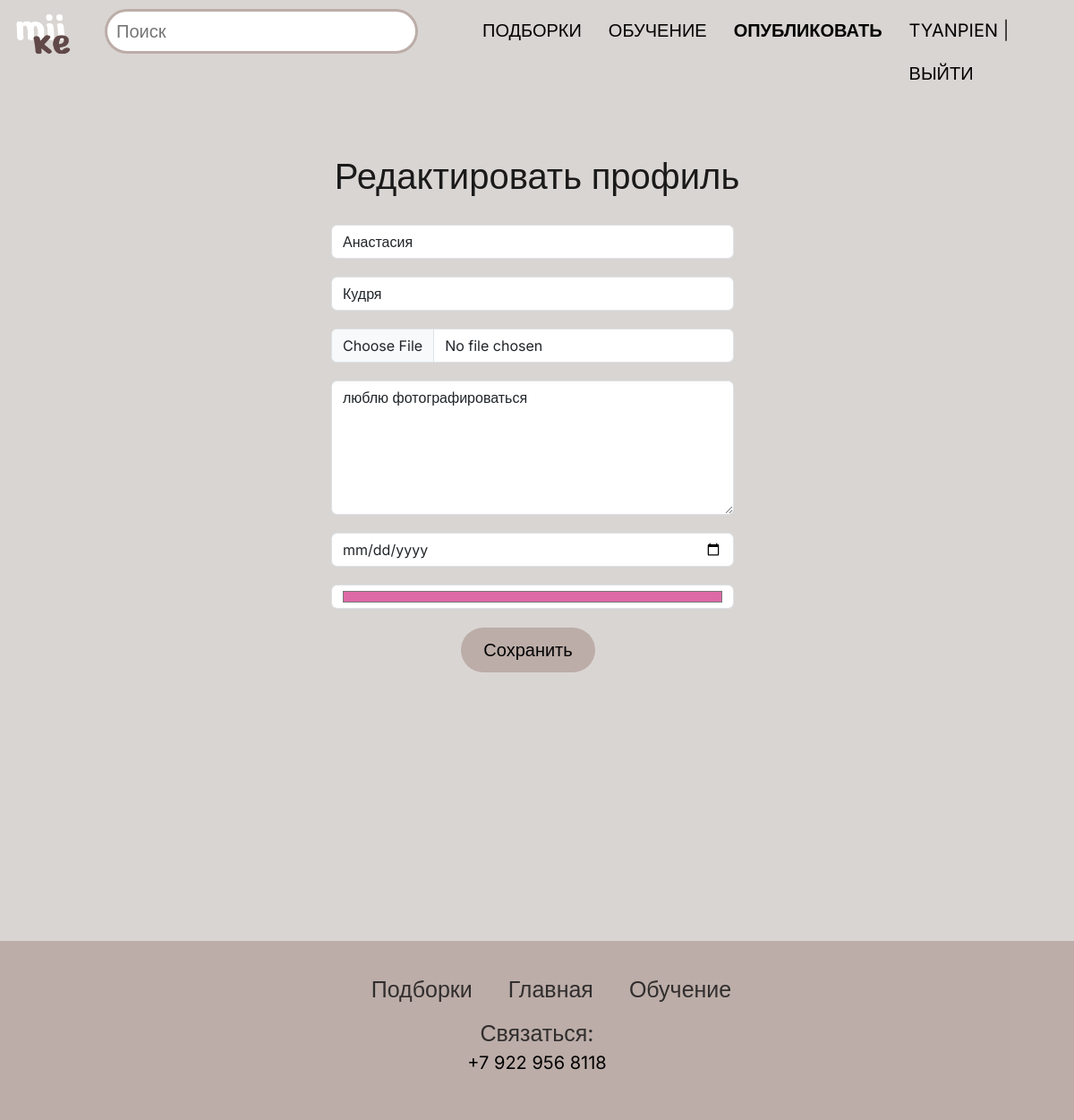
/users/profile/edit/ (signed in), run on an earlier commit of the app's database.
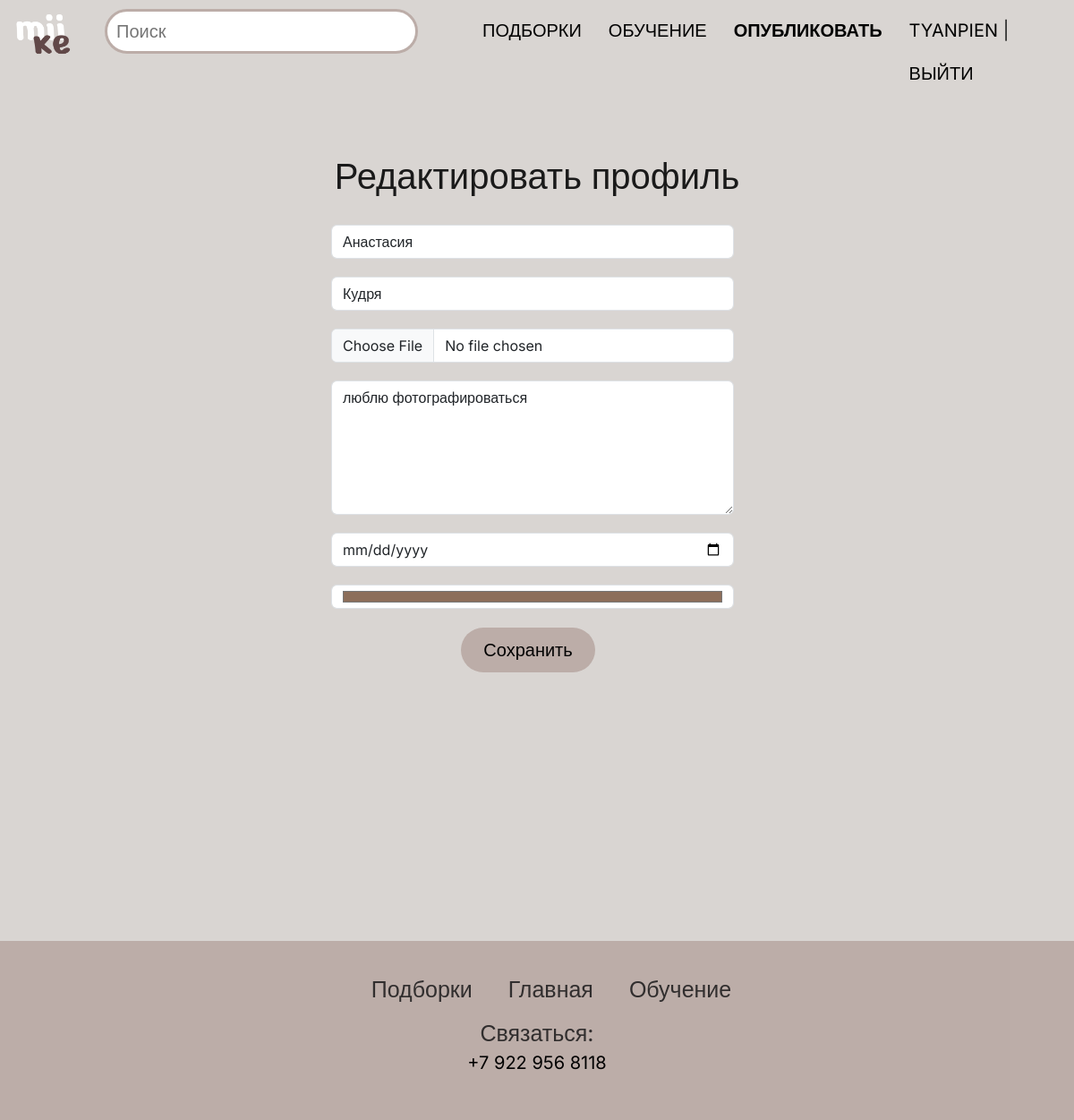
And on a later commit of the database.
### users/models.py (models this page shows, shortened)
class Profile(models.Model):
    user = models.OneToOneField(User, null=True, on_delete=models.CASCADE)
    avatar = models.ImageField(
        verbose_name='Аватар',
        upload_to='images/profile/',
        default='main/img/hum.png',
        blank=True,
        validators=[FileExtensionValidator(allowed_extensions=('png', 'jpg', 'jpeg'))]
    )
    bio = models.TextField(null=True, max_length=500, blank=True, verbose_name='Информация о себе')
    birth_date = models.DateField(null=True, blank=True, verbose_name='Дата рождения')
    background_color = models.CharField(max_length=7, default='#BA9797', verbose_name='Цвет фона')

### users/views.py (the view, shortened to what this page needs)
# urls.py: path("profile/edit/", ProfileEditView.as_view(), name="profile_edit"),
class ProfileEditView(LoginRequiredMixin, UpdateView):
    model = Profile
    form_class = ProfileUserForm
    template_name = "users/profile_edit.html"
    success_url = reverse_lazy("users:profile")
    def get_object(self, queryset=None):
        profile, created = Profile.objects.get_or_create(user=self.request.user)
        return profile
    def get_form_kwargs(self):
        kwargs = super().get_form_kwargs()
        kwargs['user'] = self.request.user
        return kwargs

### users/templates/users/profile_edit.html (shortened to what this page needs)
{% extends 'main/layout.html' %}
{% load static %}
{% block content %}
<div class="profile">
    <h1 style="padding-bottom: 20px;">Редактировать профиль</h1>
    <form method="post" enctype="multipart/form-data">
        {% for field in form %}
            <div style="margin-bottom: 40px; width: 150%; margin-left: -33%;"><p>{{ field }}</p></div>
        {% endfor %}
        <p><button class="soxr pol" style="width: 30%; margin-left: 30%;" type="submit">Сохранить</button></p>
    </form>
</div>
{% endblock %}

### main/templates/main/layout.html (shortened to what this page needs)
<!doctype html>
{% load static %}
<html lang="ru">
<head>
    <link rel="stylesheet" href="https://cdn.jsdelivr.net/npm/bootstrap@5.3.2/dist/css/bootstrap.min.css">
    <link rel="stylesheet" href="{% static 'main/css/main.css' %}" />
</head>
<body>
<header class="main-header">
    <nav class="main-header-nav">
        <div class="logotype-and-search">
            <a href = "{% url 'main:home' %}"><img src="{% static 'main/img/logo.png' %}" width="77px" height="62px"></a>
            <form action="{% url 'main:search' %}" method="get">
                        <input class="input-search" type="search" name="q" placeholder="Поиск">
            </form>
        </div>
        <ul class="site-navigation">
            <li class="site-navigation-item compil-header">
                <a href="{% url 'main:compilations' %}">Подборки</a>
            </li>
            <li class="site-navigation-item articles-header">
                <a href="{% url 'main:articles' %}">Обучение</a>
            </li>
            <li class="site-navigation-item articles-header">
                <a href="{% url 'main:create' %}" class="add_pub_button">Опубликовать</a>
            </li>
            {% if user.is_authenticated %}
            <form id="logoutForm" method="post" action="{% url 'users:logout' %}">
                    <li class="last site-navigation-item login-header"><a href="{% url 'users:profile' %}">{{ user.username }}</a> | <a href="#" onclick="document.getElementById('logoutForm').submit(); return false;">Выйти</a></li>
            </form>
            {% else %}
                <li class="last site-navigation-item login-header"><a href="{% url 'users:login' %}">Войти</a> | <a href="{% url 'users:register' %}">Регистрация</a></li>
            {% endif %}
        </ul>
    </nav>
</header>
<main>
    {% block content %}
    {% endblock %}
</main>
<footer class="footer">
    <div class="footer-items">
        <ul class="footer-navigation">
            <li class="articles-footer">
                <a href="{% url 'main:compilations' %}">Подборки</a>
            </li>
            <li class="articles-footer">
                <a href="{% url 'main:home' %}">Главная</a>
            </li>
            <li class="articles-footer">
                <a href="{% url 'main:articles' %}">Обучение</a>
            </li>
        </ul>
        <div class="connection">
            <p class="connect">Связаться:</p>
            <p><a href="tel:79229568118" class = "number"> +7 922 956 8118</a></p>
        </div>
    </div>
</footer>
</body>
</html>

### main/static/main/css/main.css (style rules this page uses)
body { font-family: "Inter", sans-serif; font-size: 30px; line-height: 48.41px; color: #1A1A1A; background-color: #D9D5D2; }
header { padding-top: 10px; font-size: 20px; }
.logotype-and-search { display: flex; gap: 30px; margin-left: 10px; }
ul { list-style: none; }
p { font-size: 25px; line-height: 48.41px; }
.site-navigation { display: flex; column-gap: 30px; }
.site-navigation-item a { text-decoration: none; color: #000000; text-transform: uppercase; }
.main-header-nav { margin-bottom: 50px; position: relative; display: flex; justify-content: space-between; column-gap: 40px; }
input { border-radius: 30px; width: 600px; border: solid; border-color: #BCADA8; }
.input-search { border-radius: 30px; width: 350px; height: 50px; border: solid; border-color: #BCADA8; }
.footer { background-color: #BCADA8; height: 200px; }
.connect { position: absolute; left: 50%; transform: translate(-50%, -15%); padding-bottom: 50px; font-size: 25px; }
.connection { display: flex; justify-content: center; color: rgba(49, 46, 46, 1); }
.footer-navigation { display: flex; gap: 40px; padding-top: 30px; }
.footer-items { position: absolute; left: 50%; transform: translate(-50%, 0); font-size: 25px; }
.articles-footer a { text-decoration: none; color: rgba(49, 46, 46, 1); }
.number { font-size: 20px; text-decoration: none; color: #000000; position: absolute; left: 50%; transform: translate(-50%, -25%); padding-top: 40px; }
.profile form { margin: 0 auto; width: 500px; height: 800px; margin-top: 80px; }
.profile h1 { text-align: center; margin: 0; padding: 0; }
.profile button { background: rgba(188, 173, 168, 1); border: none; border-radius: 30px; font-size: 20px; margin-bottom: 12%; transform: translate(10%,0%); }
.add_pub_button { font-weight: 600; }
.soxr { background: rgba(188, 173, 168, 1); border: none; border-radius: 30px; font-size: 20px; margin-bottom: 12%; width: 10%; transform: translate(10%,0%); }
input, textarea, select { display: block; width: 100%; padding: 10px; margin-bottom: 10px; box-sizing: border-box; }

What changed in the data, as far as the page shows it:
changed Profile "люблю фотографироваться": background_color "#dd69a7" → "#8c6e5a"
